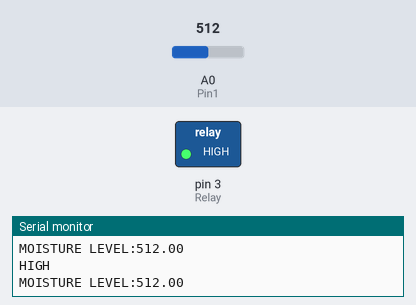
The sketch below on a simulated Arduino Uno, built with avr-gcc and run on an emulated ATmega328P. Shown: switched loads named in the sketch (green lamp = pin HIGH), the last lines printed to the serial monitor. The test bench sets the inputs (shaded band); at power-on: A0 (Pin1) = 512.

Above: at 1.3 s.
1.4 s: A0 (Pin1) set to 465
3.2 s: A0 (Pin1) set to 435
At 5.1 s:
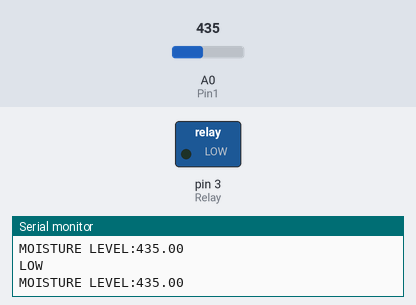
6.0 s: A0 (Pin1) set to 460
At 7.1 s:
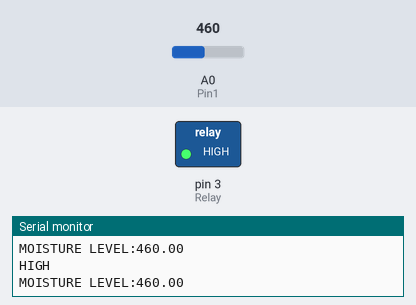
8.0 s: A0 (Pin1) set to 440
At 8.8 s:
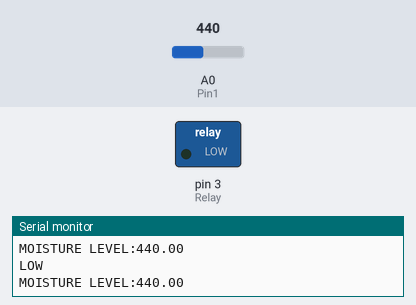
Timing chart, 0 to 11.0 s (numbered marks = the images above; inputs shaded):
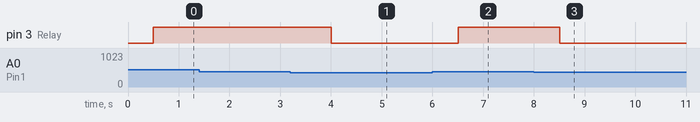

Measured:
- the behaviour switches between 450 and 449 on A0 (Pin1) (found by bisection; images 0 and 1)
- after the input at 3.2 s, pin 3 (Relay): HIGH → LOW after 0.81 s
- after the input at 6.0 s, pin 3 (Relay): LOW → HIGH after 0.51 s
- after the input at 8.0 s, pin 3 (Relay): HIGH → LOW after 0.51 s

The sketch:

Relay_irrigator.ino
```cpp
int Relay = 3;
int Pin1 = A0;
float value1 = 0;

void setup(){
  Serial.begin(9600);
  pinMode(Relay, OUTPUT);

  pinMode(Pin1, INPUT);

}
 void loop(){

  Serial.print("MOISTURE LEVEL:");
  value1 = analogRead(Pin1);
  Serial.println(value1);
  delay(500);

  if(value1<450)
  {
    Serial.println("LOW");
    digitalWrite(Relay, LOW);
  }
  else
  {
    Serial.println("HIGH");
    digitalWrite(Relay, HIGH);
  }

 }
```
